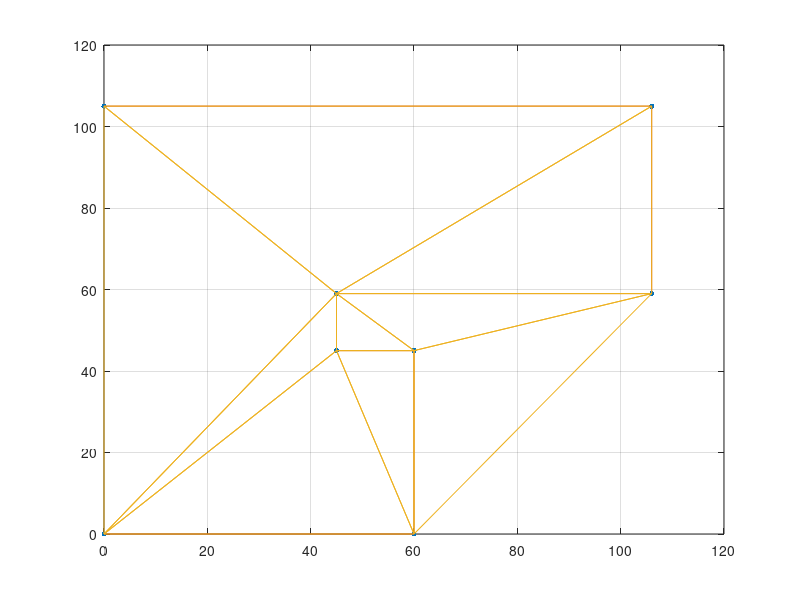

This chart was generated by the following MATLAB code:
map=[0,0;60,0;60,45;45,45;45,59;106,59;106,105;0,105];
x=map(:,1);
y=map(:,2);
plot(x,y,'.','markersize',12);
hold on
plot(x,y);
grid on
tri = delaunay(x,y);
hold on, triplot(tri,x,y), hold off
